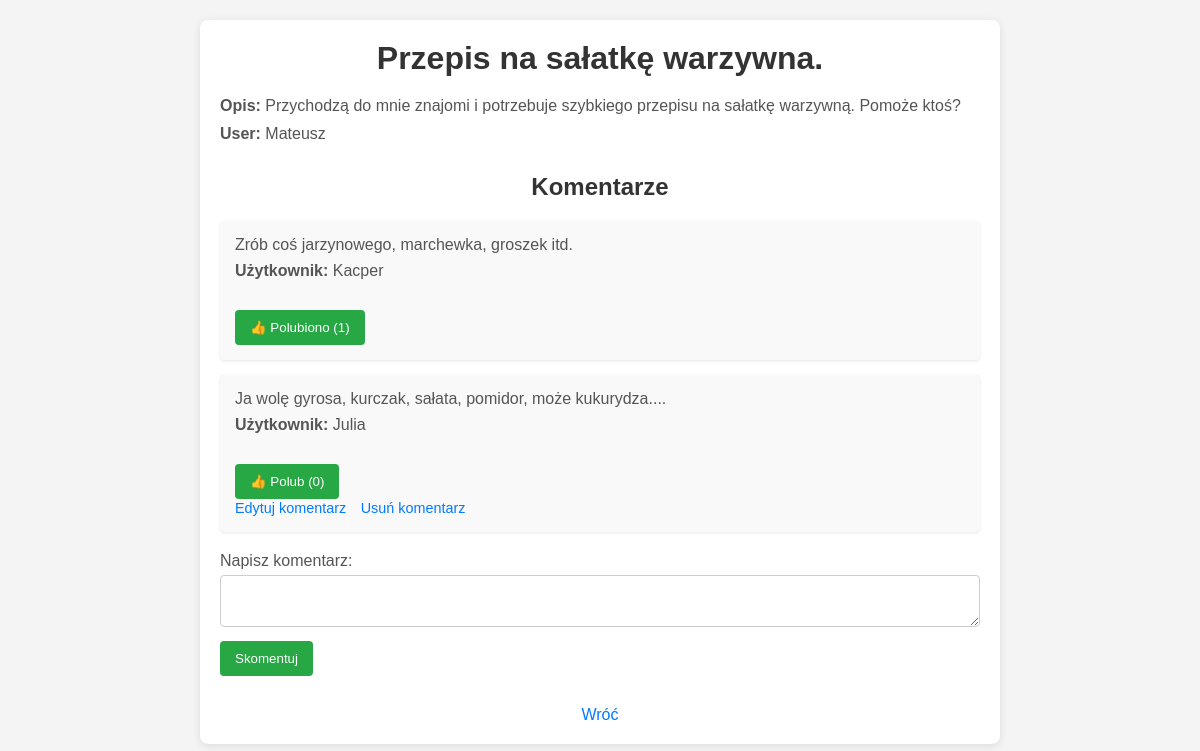
Screenshot of /choose_post/17/ (signed in) with the database file from the repository.
### posts/models.py (models this page shows, shortened)
class Post(models.Model):
    user = models.ForeignKey(User, on_delete=models.CASCADE)
    title = models.CharField(max_length=300)
    description = models.TextField(null=True, blank=True)
    created_at = models.DateTimeField(auto_now_add=True)

class Comment(models.Model):
    user = models.ForeignKey(User, on_delete=models.CASCADE)
    post = models.ForeignKey(Post, on_delete=models.CASCADE)
    description = models.TextField(blank=True, null=True)
    created_at = models.DateTimeField(auto_now_add=True)
    def like_count(self):
        return self.likes.count()

### posts/views.py (the view)
# urls.py: path('choose_post/<int:post_id>/', choose_post, name='choose-post'),
def choose_post(request, post_id):
    post = get_object_or_404(Post, id=post_id)
    comments = Comment.objects.filter(post=post).select_related("user", "post")
    user_likes = Like.objects.filter(user=request.user, comment__in=comments).values_list("comment_id", flat=True)
    previous_url = request.META.get('HTTP_REFERER', request.path)
    return render(request, 'posts/choose_post.html', {
        'post': post,
        'comments': comments,
        'user_likes': list(user_likes),
        'previous_url': previous_url,
    })

### posts/templates/posts/choose_post.html (shortened to what this page needs)
<!DOCTYPE html>
<html lang="en">
<head>
</head>
<body>
    <div class="post-container">
        <h1>{{ post.title }}</h1>
        <div class="post-details">
            <p><strong>Opis:</strong> {{ post.description }}</p>
            <p><strong>User:</strong> {{ post.user }}</p>
        </div>
        <div class="comments-section">
            <h2>Komentarze</h2>
            <ul>
                {% for comment in comments %}
                <li>
                    {% if edit_comment_id and comment.id|stringformat:"s" == edit_comment_id %}
                    <form method="POST" action="{% url 'edit-comment' comment.id post.id %}">
                        {% csrf_token %}
                        <label for="description">Nowy komentarz:</label>
                        <textarea name="description" id="description">{{ comment.description }}</textarea>
                        <button type="submit">Zapisz zmiany</button>
                    </form>
                    {% else %}
                    <p>{{ comment.description }}</p>
                    <p><strong>Użytkownik:</strong> {{ comment.user }}</p>
                    <form action="{% url 'toggle-like' comment.id %}" method="POST">
                        <button type="submit">
                            {% if comment.id in user_likes %}
                            👍 Polubiono
                            {% else %}
                            👍 Polub
                            {% endif %}
                            ({{ comment.like_count }})
                        </button>
                    </form>
                    {% if comment.user == request.user or request.user.username == 'Mateusz' %}
                    <div class="comment-actions">
                        <a href="{% url 'edit-comment' comment.id post.id %}">Edytuj komentarz</a>
                        <a href="{% url 'delete-comment' comment.id post.id %}">Usuń komentarz</a>
                    </div>
                    {% endif %}
                    {% endif %}
                </li>
                {% empty %}
                <p>Nie ma jeszcze komentarzy</p>
                {% endfor %}
            </ul>
        </div>
        <form method="POST" action="{% url 'add-comment' post.id %}?next={{ request.path }}">
            <label for="description">Napisz komentarz:</label>
            <textarea name="description" id="description"></textarea>
            <button type="submit">Skomentuj</button>
        </form>
        <a class="back-link" href="{% url 'post-list' %}">Wróć</a>
    </div>
</body>
</html>

### posts/templates/posts/choose_post.html (style rules this page uses)
* { margin: 0; padding: 0; box-sizing: border-box; }
body { font-family: Arial, sans-serif; background-color: #f4f4f4; padding: 20px; }
li a { color: #007BFF; text-decoration: none; }
.post-container { max-width: 800px; margin: 0 auto; background: #fff; padding: 20px; border-radius: 8px; box-shadow: 0 2px 10px rgba(0, 0, 0, 0.1); }
h1, h2 { text-align: center; margin-bottom: 20px; color: #333; }
.post-details p { margin-bottom: 10px; color: #555; }
.comments-section { margin-top: 30px; }
.comments-section ul { list-style: none; padding: 0; }
.comments-section li { background: #f9f9f9; margin-bottom: 15px; padding: 15px; border-radius: 4px; box-shadow: 0 1px 3px rgba(0, 0, 0, 0.1); }
.comments-section li p { margin-bottom: 8px; color: #555; }
.comment-actions a { margin-right: 10px; color: #007BFF; text-decoration: none; font-size: 0.9em; }
form { margin-top: 20px; }
form label { display: block; margin-bottom: 5px; color: #555; }
form textarea { width: 100%; padding: 10px; border: 1px solid #ccc; border-radius: 4px; resize: vertical; }
form button { margin-top: 10px; padding: 10px 15px; background: #28a745; color: #fff; border: none; border-radius: 4px; cursor: pointer; }
.back-link { display: block; text-align: center; margin-top: 30px; color: #007BFF; text-decoration: none; }

### rows the page displays
Post: title "Przepis na sałatkę warzywna.", description "Przychodzą do mnie znajomi i potrzebuje szybkiego przepisu na sałatkę warzywną. Pomoże ktoś?", user "Mateusz"
Comment: description "Zrób coś jarzynowego, marchewka, groszek itd.", user "Kacper", shows "👍 Polubiono", like_count "1"
Comment: description "Ja wolę gyrosa, kurczak, sałata, pomidor, może kukurydza....", user "Julia", shows "👍 Polub", like_count "0", shows "Edytuj komentarz"
